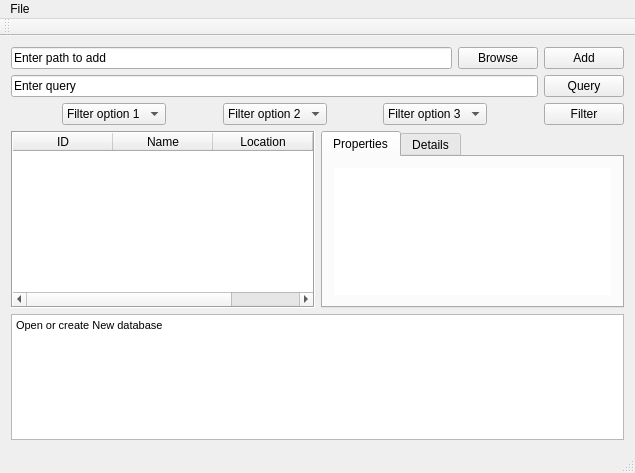
<?xml version="1.0" encoding="UTF-8"?>
<ui version="4.0">
 <class>MainWindow</class>
 <widget class="QMainWindow" name="MainWindow">
  <property name="enabled">
   <bool>true</bool>
  </property>
  <property name="geometry">
   <rect>
    <x>0</x>
    <y>0</y>
    <width>633</width>
    <height>473</height>
   </rect>
  </property>
  <property name="windowTitle">
   <string>MainWindow</string>
  </property>
  <widget class="QWidget" name="centralWidget">
   <layout class="QGridLayout" name="gridLayout">
    <item row="3" column="0">
     <layout class="QHBoxLayout" name="horizontalLayout_3">
      <item>
       <widget class="QTableWidget" name="resourcesTable">
        <property name="enabled">
         <bool>true</bool>
        </property>
        <property name="minimumSize">
         <size>
          <width>304</width>
          <height>171</height>
         </size>
        </property>
        <property name="frameShape">
         <enum>QFrame::Box</enum>
        </property>
        <property name="frameShadow">
         <enum>QFrame::Sunken</enum>
        </property>
        <property name="editTriggers">
         <set>QAbstractItemView::NoEditTriggers</set>
        </property>
        <property name="selectionMode">
         <enum>QAbstractItemView::SingleSelection</enum>
        </property>
        <property name="selectionBehavior">
         <enum>QAbstractItemView::SelectRows</enum>
        </property>
        <property name="showGrid">
         <bool>false</bool>
        </property>
        <property name="gridStyle">
         <enum>Qt::NoPen</enum>
        </property>
        <property name="sortingEnabled">
         <bool>true</bool>
        </property>
        <property name="cornerButtonEnabled">
         <bool>false</bool>
        </property>
        <property name="rowCount">
         <number>0</number>
        </property>
        <attribute name="horizontalHeaderCascadingSectionResizes">
         <bool>false</bool>
        </attribute>
        <attribute name="horizontalHeaderStretchLastSection">
         <bool>true</bool>
        </attribute>
        <attribute name="verticalHeaderCascadingSectionResizes">
         <bool>false</bool>
        </attribute>
        <column>
         <property name="text">
          <string>ID</string>
         </property>
        </column>
        <column>
         <property name="text">
          <string>Name</string>
         </property>
        </column>
        <column>
         <property name="text">
          <string>Location</string>
         </property>
        </column>
        <column>
         <property name="text">
          <string>Type</string>
         </property>
        </column>
       </widget>
      </item>
      <item>
       <widget class="QTabWidget" name="propTabs">
        <property name="minimumSize">
         <size>
          <width>303</width>
          <height>171</height>
         </size>
        </property>
        <property name="tabShape">
         <enum>QTabWidget::Rounded</enum>
        </property>
        <property name="currentIndex">
         <number>0</number>
        </property>
        <widget class="QWidget" name="properties">
         <attribute name="title">
          <string>Properties</string>
         </attribute>
         <layout class="QGridLayout" name="gridLayout_2">
          <item row="0" column="0">
           <widget class="QPlainTextEdit" name="propTabText">
            <property name="autoFillBackground">
             <bool>false</bool>
            </property>
            <property name="frameShape">
             <enum>QFrame::NoFrame</enum>
            </property>
            <property name="frameShadow">
             <enum>QFrame::Sunken</enum>
            </property>
            <property name="undoRedoEnabled">
             <bool>false</bool>
            </property>
            <property name="readOnly">
             <bool>true</bool>
            </property>
            <property name="backgroundVisible">
             <bool>false</bool>
            </property>
           </widget>
          </item>
         </layout>
        </widget>
        <widget class="QWidget" name="details">
         <attribute name="title">
          <string>Details</string>
         </attribute>
         <layout class="QGridLayout" name="gridLayout_3">
          <item row="0" column="0">
           <widget class="QPlainTextEdit" name="detTabText">
            <property name="frameShape">
             <enum>QFrame::NoFrame</enum>
            </property>
            <property name="undoRedoEnabled">
             <bool>false</bool>
            </property>
            <property name="readOnly">
             <bool>true</bool>
            </property>
           </widget>
          </item>
         </layout>
        </widget>
       </widget>
      </item>
     </layout>
    </item>
    <item row="2" column="0">
     <layout class="QHBoxLayout" name="horizontalLayout">
      <item>
       <spacer name="horizontalSpacer_4">
        <property name="orientation">
         <enum>Qt::Horizontal</enum>
        </property>
        <property name="sizeHint" stdset="0">
         <size>
          <width>40</width>
          <height>20</height>
         </size>
        </property>
       </spacer>
      </item>
      <item>
       <widget class="QComboBox" name="filterBox1">
        <item>
         <property name="text">
          <string>Filter option 1</string>
         </property>
        </item>
       </widget>
      </item>
      <item>
       <spacer name="horizontalSpacer_3">
        <property name="orientation">
         <enum>Qt::Horizontal</enum>
        </property>
        <property name="sizeHint" stdset="0">
         <size>
          <width>40</width>
          <height>20</height>
         </size>
        </property>
       </spacer>
      </item>
      <item>
       <widget class="QComboBox" name="filterBox2">
        <item>
         <property name="text">
          <string>Filter option 2</string>
         </property>
        </item>
       </widget>
      </item>
      <item>
       <spacer name="horizontalSpacer_2">
        <property name="orientation">
         <enum>Qt::Horizontal</enum>
        </property>
        <property name="sizeHint" stdset="0">
         <size>
          <width>40</width>
          <height>20</height>
         </size>
        </property>
       </spacer>
      </item>
      <item>
       <widget class="QComboBox" name="filterBox3">
        <item>
         <property name="text">
          <string>Filter option 3</string>
         </property>
        </item>
       </widget>
      </item>
      <item>
       <spacer name="horizontalSpacer">
        <property name="orientation">
         <enum>Qt::Horizontal</enum>
        </property>
        <property name="sizeHint" stdset="0">
         <size>
          <width>40</width>
          <height>20</height>
         </size>
        </property>
       </spacer>
      </item>
      <item>
       <widget class="QPushButton" name="filterButton">
        <property name="text">
         <string>Filter</string>
        </property>
       </widget>
      </item>
     </layout>
    </item>
    <item row="0" column="0">
     <layout class="QHBoxLayout" name="pathLayout">
      <item>
       <widget class="QLineEdit" name="pathText">
        <property name="minimumSize">
         <size>
          <width>231</width>
          <height>0</height>
         </size>
        </property>
        <property name="text">
         <string>Enter path to add</string>
        </property>
       </widget>
      </item>
      <item>
       <widget class="QPushButton" name="browseButton">
        <property name="text">
         <string>Browse</string>
        </property>
       </widget>
      </item>
      <item>
       <widget class="QPushButton" name="pathButton">
        <property name="text">
         <string>Add</string>
        </property>
       </widget>
      </item>
     </layout>
    </item>
    <item row="1" column="0">
     <layout class="QHBoxLayout" name="queryLayout">
      <item>
       <widget class="QLineEdit" name="queryText">
        <property name="minimumSize">
         <size>
          <width>231</width>
          <height>0</height>
         </size>
        </property>
        <property name="text">
         <string>Enter query</string>
        </property>
       </widget>
      </item>
      <item>
       <widget class="QPushButton" name="queryButton">
        <property name="text">
         <string>Query</string>
        </property>
       </widget>
      </item>
     </layout>
    </item>
    <item row="4" column="0">
     <widget class="QTextEdit" name="logBox">
      <property name="undoRedoEnabled">
       <bool>false</bool>
      </property>
      <property name="readOnly">
       <bool>true</bool>
      </property>
      <property name="html">
       <string>&lt;!DOCTYPE HTML PUBLIC &quot;-//W3C//DTD HTML 4.0//EN&quot; &quot;http://www.w3.org/TR/REC-html40/strict.dtd&quot;&gt;
&lt;html&gt;&lt;head&gt;&lt;meta name=&quot;qrichtext&quot; content=&quot;1&quot; /&gt;&lt;style type=&quot;text/css&quot;&gt;
p, li { white-space: pre-wrap; }
&lt;/style&gt;&lt;/head&gt;&lt;body style=&quot; font-family:'MS Shell Dlg 2'; font-size:8.25pt; font-weight:400; font-style:normal;&quot;&gt;
&lt;p style=&quot; margin-top:0px; margin-bottom:0px; margin-left:0px; margin-right:0px; -qt-block-indent:0; text-indent:0px;&quot;&gt;Open or create New database&lt;/p&gt;&lt;/body&gt;&lt;/html&gt;</string>
      </property>
     </widget>
    </item>
   </layout>
  </widget>
  <widget class="QMenuBar" name="menuBar">
   <property name="geometry">
    <rect>
     <x>0</x>
     <y>0</y>
     <width>633</width>
     <height>21</height>
    </rect>
   </property>
   <widget class="QMenu" name="menuFile">
    <property name="title">
     <string>File</string>
    </property>
    <addaction name="actionNew"/>
    <addaction name="actionOpen"/>
    <addaction name="actionExport"/>
    <addaction name="actionExit"/>
   </widget>
   <addaction name="menuFile"/>
  </widget>
  <widget class="QToolBar" name="mainToolBar">
   <attribute name="toolBarArea">
    <enum>TopToolBarArea</enum>
   </attribute>
   <attribute name="toolBarBreak">
    <bool>false</bool>
   </attribute>
  </widget>
  <widget class="QStatusBar" name="statusBar"/>
  <action name="actionExit">
   <property name="text">
    <string>Exit</string>
   </property>
  </action>
  <action name="actionNew">
   <property name="text">
    <string>New</string>
   </property>
  </action>
  <action name="actionOpen">
   <property name="text">
    <string>Open</string>
   </property>
  </action>
  <action name="actionExport">
   <property name="text">
    <string>Export</string>
   </property>
  </action>
 </widget>
 <layoutdefault spacing="6" margin="11"/>
 <resources/>
 <connections/>
</ui>
